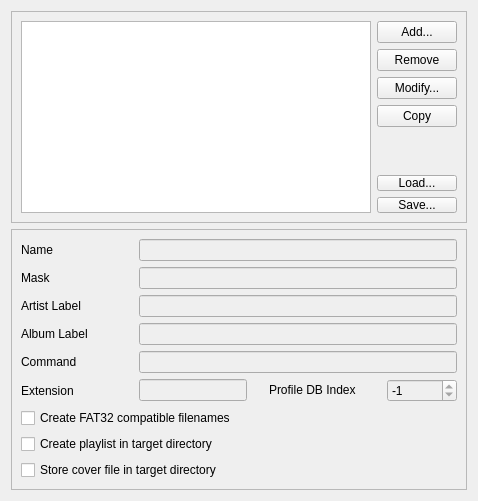
        <widget class="QWidget" name="page_6" >
         <layout class="QGridLayout" >
          <item row="0" column="0" >
           <widget class="QFrame" name="frame_2" >
            <property name="frameShape" >
             <enum>QFrame::StyledPanel</enum>
            </property>
            <property name="frameShadow" >
             <enum>QFrame::Raised</enum>
            </property>
            <layout class="QGridLayout" >
             <item row="0" column="0" >
              <widget class="QListView" name="listView" >
               <property name="editTriggers" >
                <set>QAbstractItemView::NoEditTriggers</set>
               </property>
               <property name="textElideMode" >
                <enum>Qt::ElideLeft</enum>
               </property>
               <property name="isWrapping" stdset="0" >
                <bool>false</bool>
               </property>
               <property name="uniformItemSizes" >
                <bool>false</bool>
               </property>
              </widget>
             </item>
             <item row="0" column="1" >
              <layout class="QVBoxLayout" >
               <property name="leftMargin" >
                <number>0</number>
               </property>
               <item>
                <widget class="QPushButton" name="pushButton_5" >
                 <property name="maximumSize" >
                  <size>
                   <width>16777215</width>
                   <height>24</height>
                  </size>
                 </property>
                 <property name="text" >
                  <string>Add...</string>
                 </property>
                </widget>
               </item>
               <item>
                <widget class="QPushButton" name="pushButton_6" >
                 <property name="maximumSize" >
                  <size>
                   <width>16777215</width>
                   <height>24</height>
                  </size>
                 </property>
                 <property name="text" >
                  <string>Remove</string>
                 </property>
                </widget>
               </item>
               <item>
                <widget class="QPushButton" name="pushButton_7" >
                 <property name="maximumSize" >
                  <size>
                   <width>16777215</width>
                   <height>24</height>
                  </size>
                 </property>
                 <property name="text" >
                  <string>Modify...</string>
                 </property>
                </widget>
               </item>
               <item>
                <widget class="QPushButton" name="pushButton_10" >
                 <property name="maximumSize" >
                  <size>
                   <width>16777215</width>
                   <height>24</height>
                  </size>
                 </property>
                 <property name="text" >
                  <string>Copy</string>
                 </property>
                </widget>
               </item>
               <item>
                <spacer>
                 <property name="orientation" >
                  <enum>Qt::Vertical</enum>
                 </property>
                 <property name="sizeHint" >
                  <size>
                   <width>75</width>
                   <height>16</height>
                  </size>
                 </property>
                </spacer>
               </item>
               <item>
                <widget class="QPushButton" name="pushButton_2" >
                 <property name="maximumSize" >
                  <size>
                   <width>16777215</width>
                   <height>16</height>
                  </size>
                 </property>
                 <property name="text" >
                  <string>Load...</string>
                 </property>
                </widget>
               </item>
               <item>
                <widget class="QPushButton" name="pushButton_3" >
                 <property name="maximumSize" >
                  <size>
                   <width>16777215</width>
                   <height>16</height>
                  </size>
                 </property>
                 <property name="text" >
                  <string>Save...</string>
                 </property>
                </widget>
               </item>
              </layout>
             </item>
            </layout>
           </widget>
          </item>
          <item row="1" column="0" >
           <widget class="QFrame" name="frame_3" >
            <property name="frameShape" >
             <enum>QFrame::StyledPanel</enum>
            </property>
            <property name="frameShadow" >
             <enum>QFrame::Raised</enum>
            </property>
            <layout class="QGridLayout" >
             <item row="0" column="0" >
              <layout class="QHBoxLayout" >
               <property name="spacing" >
                <number>6</number>
               </property>
               <property name="leftMargin" >
                <number>0</number>
               </property>
               <property name="topMargin" >
                <number>0</number>
               </property>
               <property name="rightMargin" >
                <number>0</number>
               </property>
               <property name="bottomMargin" >
                <number>0</number>
               </property>
               <item>
                <widget class="QLabel" name="label_18" >
                 <property name="sizePolicy" >
                  <sizepolicy vsizetype="Preferred" hsizetype="Fixed" >
                   <horstretch>0</horstretch>
                   <verstretch>0</verstretch>
                  </sizepolicy>
                 </property>
                 <property name="minimumSize" >
                  <size>
                   <width>112</width>
                   <height>0</height>
                  </size>
                 </property>
                 <property name="text" >
                  <string>Name</string>
                 </property>
                </widget>
               </item>
               <item>
                <widget class="QLineEdit" name="lineEdit_12" >
                 <property name="palette" >
                  <palette>
                   <active>
                    <colorrole role="Base" >
                     <brush brushstyle="SolidPattern" >
                      <color alpha="255" >
                       <red>239</red>
                       <green>239</green>
                       <blue>239</blue>
                      </color>
                     </brush>
                    </colorrole>
                   </active>
                   <inactive>
                    <colorrole role="Base" >
                     <brush brushstyle="SolidPattern" >
                      <color alpha="255" >
                       <red>239</red>
                       <green>239</green>
                       <blue>239</blue>
                      </color>
                     </brush>
                    </colorrole>
                   </inactive>
                   <disabled>
                    <colorrole role="Base" >
                     <brush brushstyle="SolidPattern" >
                      <color alpha="255" >
                       <red>255</red>
                       <green>255</green>
                       <blue>255</blue>
                      </color>
                     </brush>
                    </colorrole>
                   </disabled>
                  </palette>
                 </property>
                 <property name="text" >
                  <string/>
                 </property>
                 <property name="readOnly" >
                  <bool>true</bool>
                 </property>
                </widget>
               </item>
              </layout>
             </item>
             <item row="1" column="0" >
              <layout class="QHBoxLayout" >
               <property name="spacing" >
                <number>6</number>
               </property>
               <property name="leftMargin" >
                <number>0</number>
               </property>
               <property name="topMargin" >
                <number>0</number>
               </property>
               <property name="rightMargin" >
                <number>0</number>
               </property>
               <property name="bottomMargin" >
                <number>0</number>
               </property>
               <item>
                <widget class="QLabel" name="label_17" >
                 <property name="sizePolicy" >
                  <sizepolicy vsizetype="Preferred" hsizetype="Fixed" >
                   <horstretch>0</horstretch>
                   <verstretch>0</verstretch>
                  </sizepolicy>
                 </property>
                 <property name="minimumSize" >
                  <size>
                   <width>112</width>
                   <height>0</height>
                  </size>
                 </property>
                 <property name="text" >
                  <string>Mask</string>
                 </property>
                </widget>
               </item>
               <item>
                <widget class="QLineEdit" name="lineEdit_11" >
                 <property name="palette" >
                  <palette>
                   <active>
                    <colorrole role="Base" >
                     <brush brushstyle="SolidPattern" >
                      <color alpha="255" >
                       <red>239</red>
                       <green>239</green>
                       <blue>239</blue>
                      </color>
                     </brush>
                    </colorrole>
                   </active>
                   <inactive>
                    <colorrole role="Base" >
                     <brush brushstyle="SolidPattern" >
                      <color alpha="255" >
                       <red>239</red>
                       <green>239</green>
                       <blue>239</blue>
                      </color>
                     </brush>
                    </colorrole>
                   </inactive>
                   <disabled>
                    <colorrole role="Base" >
                     <brush brushstyle="SolidPattern" >
                      <color alpha="255" >
                       <red>255</red>
                       <green>255</green>
                       <blue>255</blue>
                      </color>
                     </brush>
                    </colorrole>
                   </disabled>
                  </palette>
                 </property>
                 <property name="readOnly" >
                  <bool>true</bool>
                 </property>
                </widget>
               </item>
              </layout>
             </item>
             <item row="2" column="0" >
              <layout class="QHBoxLayout" >
               <property name="spacing" >
                <number>6</number>
               </property>
               <property name="leftMargin" >
                <number>0</number>
               </property>
               <property name="topMargin" >
                <number>0</number>
               </property>
               <property name="rightMargin" >
                <number>0</number>
               </property>
               <property name="bottomMargin" >
                <number>0</number>
               </property>
               <item>
                <widget class="QLabel" name="label_14" >
                 <property name="sizePolicy" >
                  <sizepolicy vsizetype="Preferred" hsizetype="Fixed" >
                   <horstretch>0</horstretch>
                   <verstretch>0</verstretch>
                  </sizepolicy>
                 </property>
                 <property name="minimumSize" >
                  <size>
                   <width>112</width>
                   <height>0</height>
                  </size>
                 </property>
                 <property name="text" >
                  <string>Artist Label</string>
                 </property>
                </widget>
               </item>
               <item>
                <widget class="QLineEdit" name="lineEdit_10" >
                 <property name="palette" >
                  <palette>
                   <active>
                    <colorrole role="Base" >
                     <brush brushstyle="SolidPattern" >
                      <color alpha="255" >
                       <red>239</red>
                       <green>239</green>
                       <blue>239</blue>
                      </color>
                     </brush>
                    </colorrole>
                    <colorrole role="Window" >
                     <brush brushstyle="SolidPattern" >
                      <color alpha="255" >
                       <red>239</red>
                       <green>239</green>
                       <blue>239</blue>
                      </color>
                     </brush>
                    </colorrole>
                   </active>
                   <inactive>
                    <colorrole role="Base" >
                     <brush brushstyle="SolidPattern" >
                      <color alpha="255" >
                       <red>239</red>
                       <green>239</green>
                       <blue>239</blue>
                      </color>
                     </brush>
                    </colorrole>
                    <colorrole role="Window" >
                     <brush brushstyle="SolidPattern" >
                      <color alpha="255" >
                       <red>239</red>
                       <green>239</green>
                       <blue>239</blue>
                      </color>
                     </brush>
                    </colorrole>
                   </inactive>
                   <disabled>
                    <colorrole role="Base" >
                     <brush brushstyle="SolidPattern" >
                      <color alpha="255" >
                       <red>239</red>
                       <green>239</green>
                       <blue>239</blue>
                      </color>
                     </brush>
                    </colorrole>
                    <colorrole role="Window" >
                     <brush brushstyle="SolidPattern" >
                      <color alpha="255" >
                       <red>239</red>
                       <green>239</green>
                       <blue>239</blue>
                      </color>
                     </brush>
                    </colorrole>
                   </disabled>
                  </palette>
                 </property>
                 <property name="readOnly" >
                  <bool>true</bool>
                 </property>
                </widget>
               </item>
              </layout>
             </item>
             <item row="3" column="0" >
              <layout class="QHBoxLayout" >
               <property name="spacing" >
                <number>6</number>
               </property>
               <property name="leftMargin" >
                <number>0</number>
               </property>
               <property name="topMargin" >
                <number>0</number>
               </property>
               <property name="rightMargin" >
                <number>0</number>
               </property>
               <property name="bottomMargin" >
                <number>0</number>
               </property>
               <item>
                <widget class="QLabel" name="label_15" >
                 <property name="sizePolicy" >
                  <sizepolicy vsizetype="Preferred" hsizetype="Fixed" >
                   <horstretch>0</horstretch>
                   <verstretch>0</verstretch>
                  </sizepolicy>
                 </property>
                 <property name="minimumSize" >
                  <size>
                   <width>112</width>
                   <height>0</height>
                  </size>
                 </property>
                 <property name="text" >
                  <string>Album Label</string>
                 </property>
                </widget>
               </item>
               <item>
                <widget class="QLineEdit" name="lineEdit_13" >
                 <property name="palette" >
                  <palette>
                   <active>
                    <colorrole role="Base" >
                     <brush brushstyle="SolidPattern" >
                      <color alpha="255" >
                       <red>239</red>
                       <green>239</green>
                       <blue>239</blue>
                      </color>
                     </brush>
                    </colorrole>
                   </active>
                   <inactive>
                    <colorrole role="Base" >
                     <brush brushstyle="SolidPattern" >
                      <color alpha="255" >
                       <red>239</red>
                       <green>239</green>
                       <blue>239</blue>
                      </color>
                     </brush>
                    </colorrole>
                   </inactive>
                   <disabled>
                    <colorrole role="Base" >
                     <brush brushstyle="SolidPattern" >
                      <color alpha="255" >
                       <red>255</red>
                       <green>255</green>
                       <blue>255</blue>
                      </color>
                     </brush>
                    </colorrole>
                   </disabled>
                  </palette>
                 </property>
                 <property name="readOnly" >
                  <bool>true</bool>
                 </property>
                </widget>
               </item>
              </layout>
             </item>
             <item row="4" column="0" >
              <layout class="QHBoxLayout" >
               <property name="spacing" >
                <number>6</number>
               </property>
               <property name="leftMargin" >
                <number>0</number>
               </property>
               <property name="topMargin" >
                <number>0</number>
               </property>
               <property name="rightMargin" >
                <number>0</number>
               </property>
               <property name="bottomMargin" >
                <number>0</number>
               </property>
               <item>
                <widget class="QLabel" name="label_19" >
                 <property name="sizePolicy" >
                  <sizepolicy vsizetype="Preferred" hsizetype="Fixed" >
                   <horstretch>0</horstretch>
                   <verstretch>0</verstretch>
                  </sizepolicy>
                 </property>
                 <property name="minimumSize" >
                  <size>
                   <width>112</width>
                   <height>0</height>
                  </size>
                 </property>
                 <property name="text" >
                  <string>Command</string>
                 </property>
                </widget>
               </item>
               <item>
                <widget class="QLineEdit" name="lineEdit_14" >
                 <property name="palette" >
                  <palette>
                   <active>
                    <colorrole role="Base" >
                     <brush brushstyle="SolidPattern" >
                      <color alpha="255" >
                       <red>239</red>
                       <green>239</green>
                       <blue>239</blue>
                      </color>
                     </brush>
                    </colorrole>
                   </active>
                   <inactive>
                    <colorrole role="Base" >
                     <brush brushstyle="SolidPattern" >
                      <color alpha="255" >
                       <red>239</red>
                       <green>239</green>
                       <blue>239</blue>
                      </color>
                     </brush>
                    </colorrole>
                   </inactive>
                   <disabled>
                    <colorrole role="Base" >
                     <brush brushstyle="SolidPattern" >
                      <color alpha="255" >
                       <red>255</red>
                       <green>255</green>
                       <blue>255</blue>
                      </color>
                     </brush>
                    </colorrole>
                   </disabled>
                  </palette>
                 </property>
                 <property name="readOnly" >
                  <bool>true</bool>
                 </property>
                </widget>
               </item>
              </layout>
             </item>
             <item row="5" column="0" >
              <layout class="QHBoxLayout" >
               <property name="spacing" >
                <number>6</number>
               </property>
               <property name="leftMargin" >
                <number>0</number>
               </property>
               <property name="topMargin" >
                <number>0</number>
               </property>
               <property name="rightMargin" >
                <number>0</number>
               </property>
               <property name="bottomMargin" >
                <number>0</number>
               </property>
               <item>
                <widget class="QLabel" name="label_20" >
                 <property name="sizePolicy" >
                  <sizepolicy vsizetype="Preferred" hsizetype="Fixed" >
                   <horstretch>0</horstretch>
                   <verstretch>0</verstretch>
                  </sizepolicy>
                 </property>
                 <property name="minimumSize" >
                  <size>
                   <width>112</width>
                   <height>0</height>
                  </size>
                 </property>
                 <property name="text" >
                  <string>Extension</string>
                 </property>
                </widget>
               </item>
               <item>
                <widget class="QLineEdit" name="lineEdit_15" >
                 <property name="palette" >
                  <palette>
                   <active>
                    <colorrole role="Base" >
                     <brush brushstyle="SolidPattern" >
                      <color alpha="255" >
                       <red>239</red>
                       <green>239</green>
                       <blue>239</blue>
                      </color>
                     </brush>
                    </colorrole>
                   </active>
                   <inactive>
                    <colorrole role="Base" >
                     <brush brushstyle="SolidPattern" >
                      <color alpha="255" >
                       <red>239</red>
                       <green>239</green>
                       <blue>239</blue>
                      </color>
                     </brush>
                    </colorrole>
                   </inactive>
                   <disabled>
                    <colorrole role="Base" >
                     <brush brushstyle="SolidPattern" >
                      <color alpha="255" >
                       <red>255</red>
                       <green>255</green>
                       <blue>255</blue>
                      </color>
                     </brush>
                    </colorrole>
                   </disabled>
                  </palette>
                 </property>
                 <property name="readOnly" >
                  <bool>true</bool>
                 </property>
                </widget>
               </item>
               <item>
                <spacer>
                 <property name="orientation" >
                  <enum>Qt::Horizontal</enum>
                 </property>
                 <property name="sizeHint" >
                  <size>
                   <width>16</width>
                   <height>20</height>
                  </size>
                 </property>
                </spacer>
               </item>
               <item>
                <widget class="QLabel" name="label_16" >
                 <property name="sizePolicy" >
                  <sizepolicy vsizetype="Preferred" hsizetype="Fixed" >
                   <horstretch>0</horstretch>
                   <verstretch>0</verstretch>
                  </sizepolicy>
                 </property>
                 <property name="minimumSize" >
                  <size>
                   <width>112</width>
                   <height>0</height>
                  </size>
                 </property>
                 <property name="font" >
                  <font>
                   <weight>75</weight>
                   <bold>true</bold>
                  </font>
                 </property>
                 <property name="text" >
                  <string>&lt;html>&lt;head>&lt;meta name="qrichtext" content="1" />&lt;style type="text/css">
p, li { white-space: pre-wrap; }
&lt;/style>&lt;/head>&lt;body style=" font-family:'Sans Serif'; font-size:9pt; font-weight:600; font-style:normal;">
&lt;p style=" margin-top:0px; margin-bottom:0px; margin-left:0px; margin-right:0px; -qt-block-indent:0; text-indent:0px; font-weight:400;">Profile DB Index&lt;/p>&lt;/body>&lt;/html></string>
                 </property>
                </widget>
               </item>
               <item>
                <widget class="QSpinBox" name="spinBox_3" >
                 <property name="sizePolicy" >
                  <sizepolicy vsizetype="Fixed" hsizetype="Fixed" >
                   <horstretch>0</horstretch>
                   <verstretch>0</verstretch>
                  </sizepolicy>
                 </property>
                 <property name="minimumSize" >
                  <size>
                   <width>70</width>
                   <height>0</height>
                  </size>
                 </property>
                 <property name="maximumSize" >
                  <size>
                   <width>70</width>
                   <height>16777215</height>
                  </size>
                 </property>
                 <property name="palette" >
                  <palette>
                   <active>
                    <colorrole role="Base" >
                     <brush brushstyle="SolidPattern" >
                      <color alpha="255" >
                       <red>239</red>
                       <green>239</green>
                       <blue>239</blue>
                      </color>
                     </brush>
                    </colorrole>
                   </active>
                   <inactive>
                    <colorrole role="Base" >
                     <brush brushstyle="SolidPattern" >
                      <color alpha="255" >
                       <red>239</red>
                       <green>239</green>
                       <blue>239</blue>
                      </color>
                     </brush>
                    </colorrole>
                   </inactive>
                   <disabled>
                    <colorrole role="Base" >
                     <brush brushstyle="SolidPattern" >
                      <color alpha="255" >
                       <red>255</red>
                       <green>255</green>
                       <blue>255</blue>
                      </color>
                     </brush>
                    </colorrole>
                   </disabled>
                  </palette>
                 </property>
                 <property name="readOnly" >
                  <bool>true</bool>
                 </property>
                 <property name="minimum" >
                  <number>-1</number>
                 </property>
                 <property name="maximum" >
                  <number>16777215</number>
                 </property>
                 <property name="value" >
                  <number>-1</number>
                 </property>
                </widget>
               </item>
              </layout>
             </item>
             <item row="6" column="0" >
              <widget class="QCheckBox" name="checkBox_10" >
               <property name="font" >
                <font>
                 <weight>50</weight>
                 <bold>false</bold>
                </font>
               </property>
               <property name="text" >
                <string>Create FAT32 compatible filenames</string>
               </property>
               <property name="checkable" >
                <bool>true</bool>
               </property>
               <property name="autoExclusive" >
                <bool>false</bool>
               </property>
              </widget>
             </item>
             <item row="7" column="0" >
              <widget class="QCheckBox" name="checkBox_14" >
               <property name="font" >
                <font>
                 <weight>50</weight>
                 <bold>false</bold>
                </font>
               </property>
               <property name="text" >
                <string>Create playlist in target directory</string>
               </property>
              </widget>
             </item>
             <item row="8" column="0" >
              <widget class="QCheckBox" name="checkBox_11" >
               <property name="font" >
                <font>
                 <weight>50</weight>
                 <bold>false</bold>
                </font>
               </property>
               <property name="text" >
                <string>Store cover file in target directory</string>
               </property>
               <property name="checkable" >
                <bool>true</bool>
               </property>
              </widget>
             </item>
            </layout>
           </widget>
          </item>
         </layout>
        </widget>
